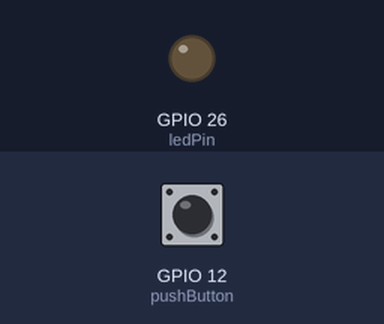
Bench run of a sketch on a simulated ESP32. On the bench: output pins drawn as LEDs (lit = HIGH). The inputs (shaded band) are chosen by the test bench; at power-on: GPIO 12 (pushButton) HIGH.

Above: at 1.2 s.
1.3 s: GPIO 12 (pushButton) pulled LOW for 0.15 s
At 1.4 s:
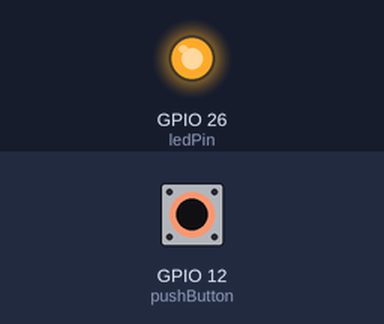
3.0 s: GPIO 12 (pushButton) pulled LOW for 3.2 s
At 6.8 s:
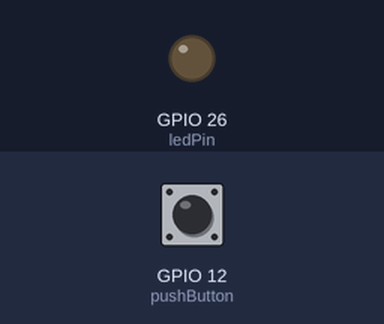
Timing chart, 0 to 8.3 s (numbered marks = the images above; inputs shaded):
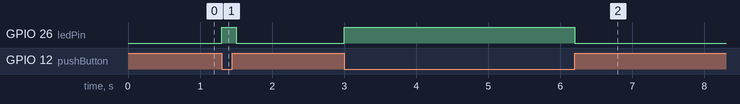

Measured:
- after the input at 1.3 s, GPIO 26 (ledPin): LOW → HIGH at once, → LOW 0.20 s later
- after the input at 3.0 s, GPIO 26 (ledPin): LOW → HIGH at once, → LOW 3.2 s later

The sketch:

Project_PaperPiano.ino
```cpp
#define pushButton 12
#define ledPin 26

int button = 0;

void setup() {
  // put your setup code here, to run once:

  pinMode(ledPin, OUTPUT);
  pinMode(pushButton, INPUT_PULLUP);

}

void loop() {
  // put your main code here, to run repeatedly:

  button = digitalRead(pushButton);
  if(button == LOW){
    digitalWrite(ledPin, HIGH);
    delay(100);
  }
  else{
    digitalWrite(ledPin, LOW);
  }

}
```
